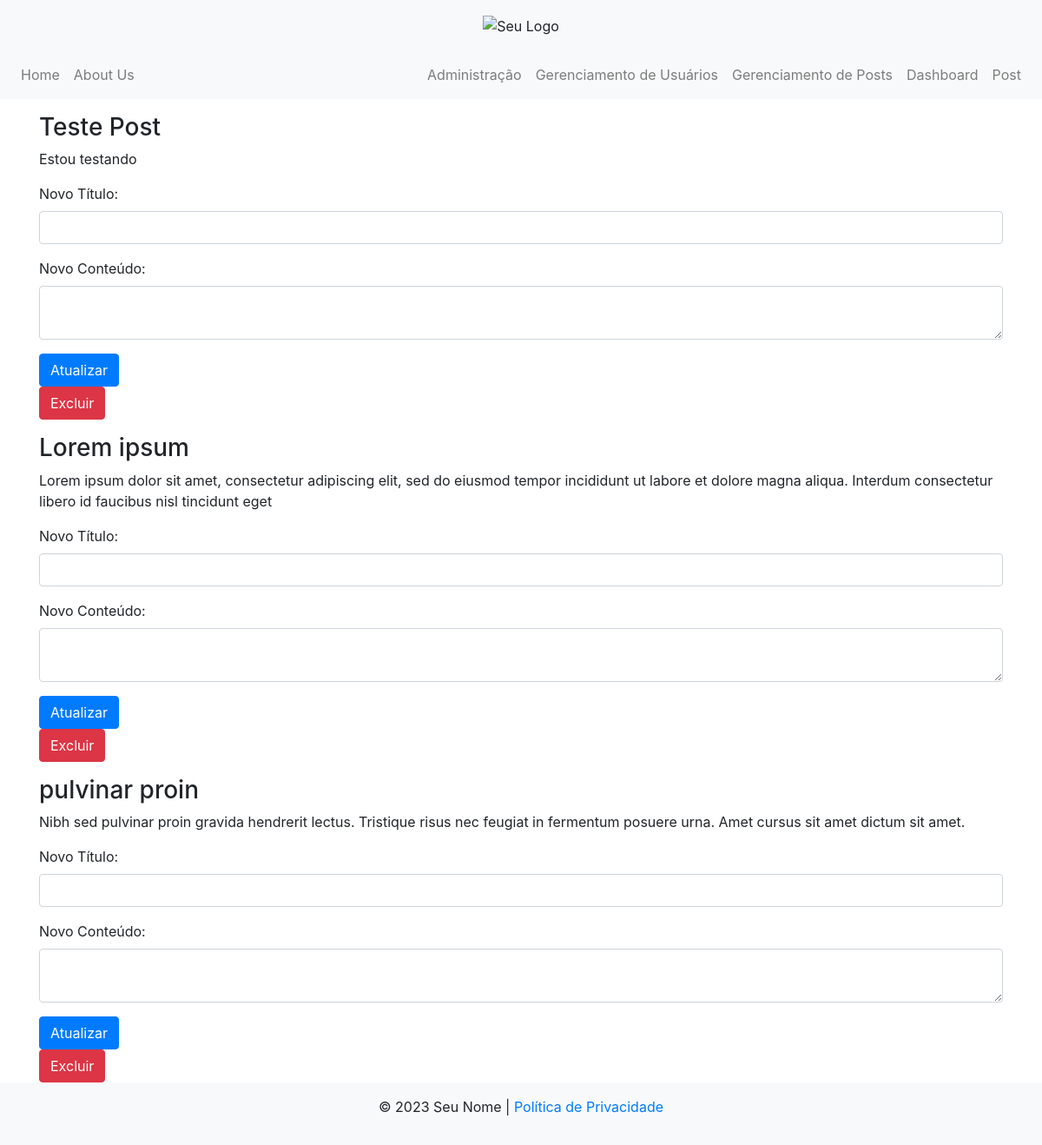
Screenshot of /adminPostPage (signed in) with the database file from the repository.
### tables this page shows
CREATE TABLE `posts` (
  `id` int NOT NULL AUTO_INCREMENT,
  `content` varchar(255) NOT NULL,
  `title` varchar(255) NOT NULL,
  PRIMARY KEY (`id`)
);

### app/View/DefaultView.php (called while the page is built, shortened)
<?php
class DefaultView implements ViewInterface
{
    public function render(string $view): string
    {
        include __DIR__ . '/frontend/' . $view;
        return ob_get_clean();
    }
}

### public/index.php (called while the page is built, shortened)
<?php
$router = new Router(
    new DefaultController(new DefaultView()),
    new DefaultRouteDefinition(), new DefaultView()
);
$router->getRoute();

### app/Model/Repository/PostRepository.php (called while the page is built, shortened)
<?php
class PostRepository implements PostRepositoryInterface
{
    protected Database $db;
    public function __construct(Database $db)
    {
        $this->db = $db;
    }
    public function getAllPosts()
    {
        try {
            $db = $this->db->connection();
            $stmt = $db->prepare("SELECT * FROM posts");
            $stmt->execute();
            return $stmt->fetchAll();
        } catch (\PDOException $e) {
            die("Erro ao obter posts: " . $e->getMessage());
        }
    }
}

### app/View/frontend/adminPostPage.php (the view, shortened to what this page needs)
<?php
$loggedIn = false;
$db = new Database();
$postRepository = new PostRepository($db);
$posts = $postRepository->getAllPosts();
if (isset($_SESSION['user'])) {
    $loggedIn = true;
} else {
    header("Location: /login");
    exit();
}
?>
<!DOCTYPE html>
<html lang="en">
<head>
    <link rel="stylesheet" href="https://maxcdn.bootstrapcdn.com/bootstrap/4.0.0/css/bootstrap.min.css">
</head>
<body>
<header class="bg-light p-3 text-center">
    <img src="caminho/para/seu/logo.png" alt="Seu Logo" height="50">
</header>
<nav class="navbar navbar-expand-lg navbar-light bg-light">
    <div class="collapse navbar-collapse" id="navbarNav">
        <ul class="navbar-nav mr-auto">
            <li class="nav-item">
                <a class="nav-link" href="/">Home</a>
            </li>
            <li class="nav-item">
                <a class="nav-link" href="/sobre">About Us</a>
            </li>
        </ul>
        <ul class="navbar-nav">
            <li class="nav-item">
                <a class="nav-link" href="/adminPage">Administração</a>
            </li>
            <li class="nav-item">
                <a class="nav-link" href="/adminUserPage">Gerenciamento de Usuários</a>
            </li>
            <li class="nav-item">
                <a class="nav-link" href="/adminPostPage">Gerenciamento de Posts</a>
            </li>
        </ul>
        <ul class="navbar-nav">
            <?php
            if ($loggedIn) {
                echo
                    '<li class="nav-item">
                        <a class="nav-link" href="/dashboard">Dashboard</a>
                    </li>
                    <li class="nav-item">
                        <a class="nav-link" href="/post">Post</a>
                    </li>';
            }
            ?>
        </ul>
    </div>
</nav>
<div class="container mt-3">
    <?php foreach ($posts as $post): ?>
        <div class="mt-3">
            <h3><?= $post['title']; ?></h3>
            <p><?= $post['content']; ?></p>
            <form method="post" action="" class="edit-post-form">
                <div class="form-group">
                    <label for="editTitle">Novo Título:</label>
                    <input type="text" class="form-control" id="editTitle" name="newTitle" required>
                </div>
                <div class="form-group">
                    <label for="editContent">Novo Conteúdo:</label>
                    <textarea class="form-control" id="editContent" name="newContent" required></textarea>
                </div>
                <button type="submit" class="btn btn-primary" name="updatePost">Atualizar</button>
            </form>
            <form method="post" action="" class="delete-post-form">
                <button type="submit" class="btn btn-danger" name="deletePost">Excluir</button>
            </form>
        </div>
    <?php endforeach; ?>
</div>
<footer class="bg-light p-3 text-center">
    <p>&copy; 2023 Seu Nome | <a href="#">Política de Privacidade</a></p>
</footer>
</body>
</html>

### rows the page displays
posts: title "Teste Post", content "Estou testando"
posts: title "Lorem ipsum", content "Lorem ipsum dolor sit amet, consectetur adipiscing elit, sed do eiusmod tempor incididunt ut labore et dolore magna aliqua. Interdum consectetur libero id faucibus nisl tincidunt eget"
posts: title "pulvinar proin", content "Nibh sed pulvinar proin gravida hendrerit lectus. Tristique risus nec feugiat in fermentum posuere urna. Amet cursus sit amet dictum sit amet."
